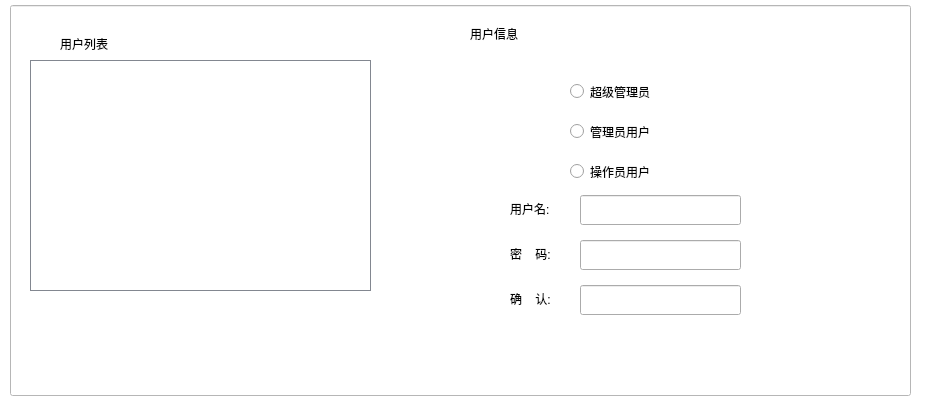
<?xml version="1.0" encoding="UTF-8"?>
<ui version="4.0">
 <class>usergroupManage</class>
 <widget class="QWidget" name="usergroupManage">
  <property name="geometry">
   <rect>
    <x>0</x>
    <y>0</y>
    <width>944</width>
    <height>401</height>
   </rect>
  </property>
  <property name="focusPolicy">
   <enum>Qt::StrongFocus</enum>
  </property>
  <property name="windowTitle">
   <string>Form</string>
  </property>
  <widget class="QLabel" name="label_2">
   <property name="geometry">
    <rect>
     <x>470</x>
     <y>25</y>
     <width>67</width>
     <height>17</height>
    </rect>
   </property>
   <property name="text">
    <string>用户信息</string>
   </property>
  </widget>
  <widget class="QTableWidget" name="tableWidget">
   <property name="geometry">
    <rect>
     <x>30</x>
     <y>60</y>
     <width>341</width>
     <height>231</height>
    </rect>
   </property>
   <property name="styleSheet">
    <string notr="true">border-style: none;
background-color: rgb(255, 255, 255);
gridline-color: rgb(130, 135, 144);
border-color: rgb(130, 135, 144);
border-width: 1px;border-style: solid;</string>
   </property>
  </widget>
  <widget class="QPushButton" name="addpushButton">
   <property name="geometry">
    <rect>
     <x>50</x>
     <y>340</y>
     <width>137</width>
     <height>39</height>
    </rect>
   </property>
   <property name="styleSheet">
    <string notr="true">
QPushButton{
background-image: url(:/monres/useradd.bmp);
border-color: rgb(255, 255, 255);
border-width: 1px;
border-style: solid;}
QPushButton:pressed
{background-color: rgb(86, 164, 246);color: rgb(255, 255, 255);border-color: rgb(170, 170, 170);border-width: 2px;border-style: solid;}</string>
   </property>
   <property name="text">
    <string/>
   </property>
  </widget>
  <widget class="QPushButton" name="deletepushButton">
   <property name="geometry">
    <rect>
     <x>230</x>
     <y>340</y>
     <width>137</width>
     <height>39</height>
    </rect>
   </property>
   <property name="styleSheet">
    <string notr="true">
QPushButton{
background-image: url(:/monres/userdel.bmp);
border-color: rgb(255, 255, 255);
border-width: 1px;
border-style: solid;}
QPushButton:pressed
{background-color: rgb(86, 164, 246);color: rgb(255, 255, 255);border-color: rgb(170, 170, 170);border-width: 2px;border-style: solid;}</string>
   </property>
   <property name="text">
    <string/>
   </property>
  </widget>
  <widget class="QRadioButton" name="radioButton">
   <property name="geometry">
    <rect>
     <x>570</x>
     <y>80</y>
     <width>112</width>
     <height>23</height>
    </rect>
   </property>
   <property name="text">
    <string>超级管理员</string>
   </property>
  </widget>
  <widget class="QRadioButton" name="radioButton_2">
   <property name="geometry">
    <rect>
     <x>570</x>
     <y>120</y>
     <width>112</width>
     <height>23</height>
    </rect>
   </property>
   <property name="text">
    <string>管理员用户</string>
   </property>
  </widget>
  <widget class="QRadioButton" name="radioButton_3">
   <property name="geometry">
    <rect>
     <x>570</x>
     <y>160</y>
     <width>112</width>
     <height>23</height>
    </rect>
   </property>
   <property name="text">
    <string>操作员用户</string>
   </property>
  </widget>
  <widget class="QLabel" name="label_3">
   <property name="geometry">
    <rect>
     <x>510</x>
     <y>200</y>
     <width>67</width>
     <height>17</height>
    </rect>
   </property>
   <property name="text">
    <string>用户名:</string>
   </property>
  </widget>
  <widget class="QLabel" name="label_4">
   <property name="geometry">
    <rect>
     <x>510</x>
     <y>245</y>
     <width>67</width>
     <height>17</height>
    </rect>
   </property>
   <property name="text">
    <string>密    码:</string>
   </property>
  </widget>
  <widget class="QLabel" name="label_5">
   <property name="geometry">
    <rect>
     <x>510</x>
     <y>290</y>
     <width>67</width>
     <height>17</height>
    </rect>
   </property>
   <property name="text">
    <string>确    认:</string>
   </property>
  </widget>
  <widget class="QLineEdit" name="usernamelineEdit">
   <property name="geometry">
    <rect>
     <x>580</x>
     <y>195</y>
     <width>161</width>
     <height>30</height>
    </rect>
   </property>
   <property name="styleSheet">
    <string notr="true">QLineEdit:focus{background-color: rgb(204, 232, 207);}</string>
   </property>
  </widget>
  <widget class="QLineEdit" name="passwdlineEdit">
   <property name="geometry">
    <rect>
     <x>580</x>
     <y>240</y>
     <width>161</width>
     <height>30</height>
    </rect>
   </property>
   <property name="styleSheet">
    <string notr="true">QLineEdit:focus{background-color: rgb(204, 232, 207);}</string>
   </property>
  </widget>
  <widget class="QLineEdit" name="surelineEdit">
   <property name="geometry">
    <rect>
     <x>580</x>
     <y>285</y>
     <width>161</width>
     <height>30</height>
    </rect>
   </property>
   <property name="styleSheet">
    <string notr="true">QLineEdit:focus{background-color: rgb(204, 232, 207);}</string>
   </property>
  </widget>
  <widget class="QPushButton" name="savepushButton">
   <property name="geometry">
    <rect>
     <x>610</x>
     <y>340</y>
     <width>137</width>
     <height>39</height>
    </rect>
   </property>
   <property name="styleSheet">
    <string notr="true">
QPushButton{
background-image: url(:/monres/usersave.bmp);
border-color: rgb(255, 255, 255);
border-width: 1px;
border-style: solid;}
QPushButton:pressed
{background-color: rgb(86, 164, 246);color: rgb(255, 255, 255);border-color: rgb(170, 170, 170);border-width: 2px;border-style: solid;}</string>
   </property>
   <property name="text">
    <string/>
   </property>
  </widget>
  <widget class="QLabel" name="label_7">
   <property name="geometry">
    <rect>
     <x>60</x>
     <y>35</y>
     <width>67</width>
     <height>17</height>
    </rect>
   </property>
   <property name="text">
    <string>用户列表</string>
   </property>
  </widget>
  <widget class="QLineEdit" name="lineEdit">
   <property name="enabled">
    <bool>false</bool>
   </property>
   <property name="geometry">
    <rect>
     <x>10</x>
     <y>5</y>
     <width>901</width>
     <height>391</height>
    </rect>
   </property>
   <property name="styleSheet">
    <string notr="true">background-color: rgb(255, 255, 255);</string>
   </property>
  </widget>
  <widget class="QLabel" name="label">
   <property name="geometry">
    <rect>
     <x>0</x>
     <y>0</y>
     <width>1024</width>
     <height>401</height>
    </rect>
   </property>
   <property name="styleSheet">
    <string notr="true">background-color: rgb(255, 255, 255);</string>
   </property>
   <property name="text">
    <string/>
   </property>
  </widget>
  <zorder>label</zorder>
  <zorder>lineEdit</zorder>
  <zorder>label_2</zorder>
  <zorder>addpushButton</zorder>
  <zorder>deletepushButton</zorder>
  <zorder>radioButton</zorder>
  <zorder>radioButton_2</zorder>
  <zorder>radioButton_3</zorder>
  <zorder>label_3</zorder>
  <zorder>label_4</zorder>
  <zorder>label_5</zorder>
  <zorder>usernamelineEdit</zorder>
  <zorder>passwdlineEdit</zorder>
  <zorder>surelineEdit</zorder>
  <zorder>savepushButton</zorder>
  <zorder>label_7</zorder>
  <zorder>tableWidget</zorder>
 </widget>
 <resources/>
 <connections/>
</ui>
